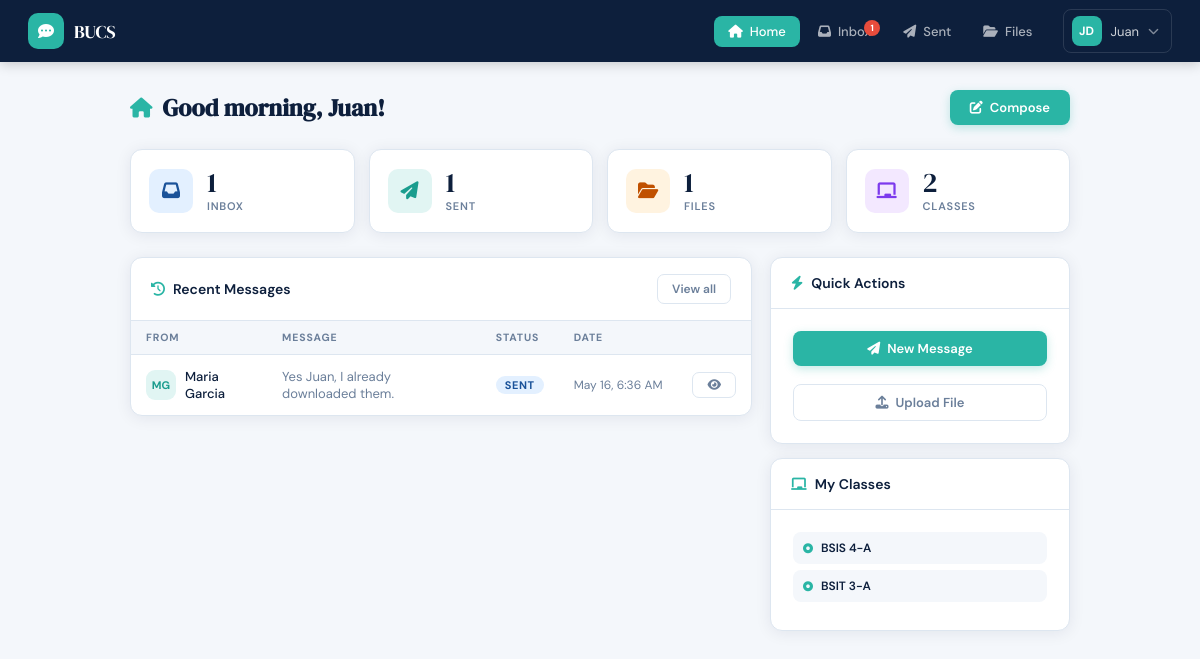
The page /dashboard.php (signed in) on the database its author committed.
### tables this page shows
CREATE TABLE IF NOT EXISTS messages (
    mess_id   INT AUTO_INCREMENT PRIMARY KEY,
    sender_id VARCHAR(20)  NOT NULL,
    receiver  VARCHAR(20)  NOT NULL,
    message   TEXT         NOT NULL,
    status    ENUM('sent','read','deleted') DEFAULT 'sent',
    sent_at   DATETIME     DEFAULT CURRENT_TIMESTAMP,
    FOREIGN KEY (sender_id) REFERENCES users(id_no) ON DELETE CASCADE,
    FOREIGN KEY (receiver)  REFERENCES users(id_no) ON DELETE CASCADE
);

CREATE TABLE IF NOT EXISTS users (
    id_no      VARCHAR(20)  PRIMARY KEY,
    fname      VARCHAR(50)  NOT NULL,
    mname      VARCHAR(50)  DEFAULT '',
    lname      VARCHAR(50)  NOT NULL,
    uname      VARCHAR(50)  NOT NULL UNIQUE,
    pwd        VARCHAR(255) NOT NULL,
    created_at DATETIME     DEFAULT CURRENT_TIMESTAMP
);

CREATE TABLE IF NOT EXISTS classes (
    class_id   INT AUTO_INCREMENT PRIMARY KEY,
    classname  VARCHAR(100) NOT NULL,
    created_at DATETIME     DEFAULT CURRENT_TIMESTAMP
);

### includes/config.php (called while the page is built, shortened)
<?php
function auth_guard() {
    return $_SESSION['user'];
}

### dashboard.php (the view, shortened to what this page needs)
<?php
require_once 'includes/config.php';
$me = auth_guard();
$db  = getDB();
$uid = $me['id_no'];
$unread = (int)$db->query("SELECT COUNT(*) c FROM messages WHERE receiver='$uid' AND status='sent'")->fetch_assoc()['c'];
$stats = [
    'inbox'   => (int)$db->query("SELECT COUNT(*) c FROM messages WHERE receiver='$uid'")->fetch_assoc()['c'],
    'sent'    => (int)$db->query("SELECT COUNT(*) c FROM messages WHERE sender_id='$uid'")->fetch_assoc()['c'],
    'files'   => (int)$db->query("SELECT COUNT(*) c FROM files WHERE uploaded_by='$uid'")->fetch_assoc()['c'],
    'classes' => (int)$db->query("SELECT COUNT(*) c FROM user_classes WHERE id_no='$uid'")->fetch_assoc()['c'],
];
$recent = $db->query("
    SELECT m.*, u.fname, u.lname
    FROM messages m JOIN users u ON m.sender_id = u.id_no
    WHERE m.receiver='$uid'
    ORDER BY m.sent_at DESC LIMIT 5");
$classes = $db->query("
    SELECT c.classname FROM classes c
    JOIN user_classes uc ON c.class_id = uc.class_id
    WHERE uc.id_no='$uid' ORDER BY c.classname");
include 'includes/head.php';
include 'includes/navbar.php';
?>
<div class="page-wrap">
  <div class="page-head">
    <h1 class="page-title">
      <i class="fa fa-house"></i>
      Good <?= date('H') < 12 ? 'morning' : (date('H') < 18 ? 'afternoon' : 'evening') ?>,
      <?= htmlspecialchars($me['fname']) ?>!
    </h1>
    <a href="compose.php" class="btn btn-primary"><i class="fa fa-pen-to-square"></i> Compose</a>
  </div>
  <div class="stats-grid mb-24">
    <a href="inbox.php" class="stat-card">
      <div class="stat-icon stat-icon-blue"><i class="fa fa-inbox"></i></div>
      <div>
        <span class="stat-count"><?= $stats['inbox'] ?></span>
        <span class="stat-label">Inbox</span>
      </div>
    </a>
    <a href="sent.php" class="stat-card">
      <div class="stat-icon stat-icon-teal"><i class="fa fa-paper-plane"></i></div>
      <div>
        <span class="stat-count"><?= $stats['sent'] ?></span>
        <span class="stat-label">Sent</span>
      </div>
    </a>
    <a href="files.php" class="stat-card">
      <div class="stat-icon stat-icon-amber"><i class="fa fa-folder-open"></i></div>
      <div>
        <span class="stat-count"><?= $stats['files'] ?></span>
        <span class="stat-label">Files</span>
      </div>
    </a>
    <a href="classes.php" class="stat-card">
      <div class="stat-icon stat-icon-purple"><i class="fa fa-chalkboard"></i></div>
      <div>
        <span class="stat-count"><?= $stats['classes'] ?></span>
        <span class="stat-label">Classes</span>
      </div>
    </a>
  </div>
  <div class="dash-grid">
    <div class="card">
      <div class="card-header">
        <span class="card-header-title"><i class="fa fa-clock-rotate-left"></i> Recent Messages</span>
        <a href="inbox.php" class="btn btn-ghost btn-sm">View all</a>
      </div>
      <?php if ($recent->num_rows === 0): ?>
        <div class="empty-state"><i class="fa fa-inbox"></i><p>No messages yet.</p></div>
      <?php else: ?>
        <div class="tbl-wrap">
          <table class="tbl">
            <thead>
              <tr><th>From</th><th>Message</th><th>Status</th><th>Date</th><th></th></tr>
            </thead>
            <tbody>
            <?php while ($r = $recent->fetch_assoc()): ?>
              <tr>
                <td>
                  <div class="person-row">
                    <div class="avatar avatar-sm avatar-teal">
                      <?= strtoupper(substr($r['fname'],0,1).substr($r['lname'],0,1)) ?>
                    </div>
                    <span class="name"><?= htmlspecialchars($r['fname'].' '.$r['lname']) ?></span>
                  </div>
                </td>
                <td class="tbl-preview">
                  <?= htmlspecialchars(mb_substr($r['message'],0,50)) ?><?= mb_strlen($r['message'])>50?'…':'' ?>
                </td>
                <td><span class="badge badge-<?= $r['status'] ?>"><?= ucfirst($r['status']) ?></span></td>
                <td class="text-muted text-sm nowrap"><?= date('M d, g:i A', strtotime($r['sent_at'])) ?></td>
                <td>
                  <a href="view_message.php?id=<?= $r['mess_id'] ?>" class="btn btn-ghost btn-sm">
                    <i class="fa fa-eye"></i>
                  </a>
                </td>
              </tr>
            <?php endwhile; ?>
            </tbody>
          </table>
        </div>
      <?php endif; ?>
    </div>
    <div class="dash-sidebar">
      <div class="card">
        <div class="card-header">
          <span class="card-header-title"><i class="fa fa-bolt"></i> Quick Actions</span>
        </div>
        <div class="card-body">
          <a href="compose.php" class="btn btn-primary btn-full mb-18">
            <i class="fa fa-paper-plane"></i> New Message
          </a>
          <a href="files.php" class="btn btn-ghost btn-full">
            <i class="fa fa-upload"></i> Upload File
          </a>
        </div>
      </div>
      <div class="card">
        <div class="card-header">
          <span class="card-header-title"><i class="fa fa-chalkboard"></i> My Classes</span>
        </div>
        <div class="card-body">
          <?php if ($classes->num_rows === 0): ?>
            <p class="text-muted text-sm" style="text-align:center;padding:10px 0">Not enrolled in any class.</p>
          <?php else: ?>
            <?php while ($cl = $classes->fetch_assoc()): ?>
              <div class="flex-center gap-8" style="padding:8px 10px;background:var(--bg);border-radius:8px;margin-bottom:6px;">
                <i class="fa fa-circle-dot" style="color:var(--teal);font-size:10px"></i>
                <span class="font-600 text-sm"><?= htmlspecialchars($cl['classname']) ?></span>
              </div>
            <?php endwhile; ?>
          <?php endif; ?>
        </div>
      </div>
    </div>
  </div>
</div>
</body>
</html>

### rows shown on the page
messages: sender.lname "MG", sender.lname "Maria Garcia", message "Yes Juan, I already downloaded them.", status "SENT", sent_at "May 16, 6:36 AM"
classes: classname "BSIS 4-A"
classes: classname "BSIT 3-A"

### other values the page prints
$unread "1"
substr($me['fname'], 0, 1) . substr($me['lname'], 0, 1) "JD"
$me['fname'] "Juan"
$stats['inbox'] "1"
$stats['sent'] "1"
$stats['files'] "1"
$stats['classes'] "2"
